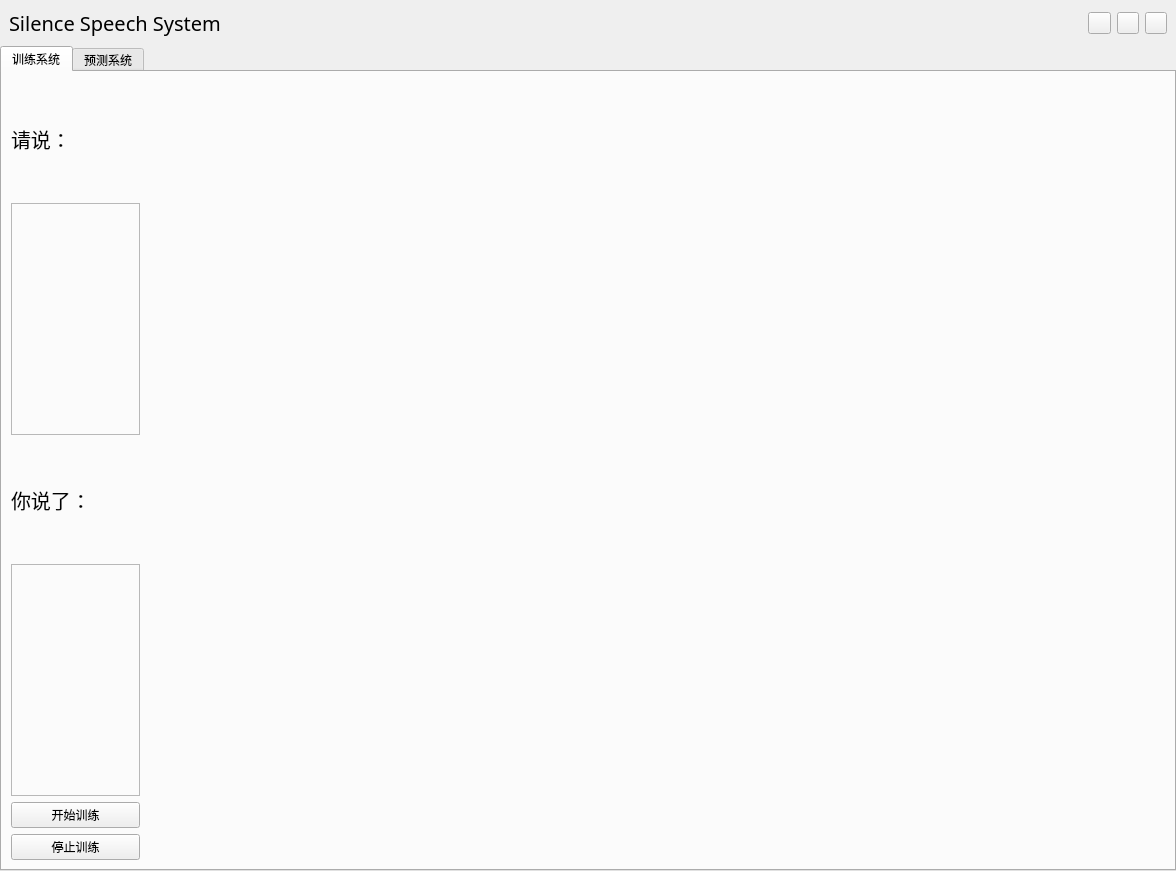
<?xml version="1.0" encoding="UTF-8"?>
<ui version="4.0">
 <class>MainWindow</class>
 <widget class="QMainWindow" name="MainWindow">
  <property name="geometry">
   <rect>
    <x>0</x>
    <y>0</y>
    <width>1176</width>
    <height>871</height>
   </rect>
  </property>
  <property name="sizePolicy">
   <sizepolicy hsizetype="Fixed" vsizetype="Fixed">
    <horstretch>0</horstretch>
    <verstretch>0</verstretch>
   </sizepolicy>
  </property>
  <property name="windowTitle">
   <string>Scilence Speech System</string>
  </property>
  <widget class="QWidget" name="centralwidget">
   <layout class="QHBoxLayout" name="horizontalLayout_2">
    <property name="spacing">
     <number>0</number>
    </property>
    <property name="leftMargin">
     <number>0</number>
    </property>
    <property name="topMargin">
     <number>0</number>
    </property>
    <property name="rightMargin">
     <number>0</number>
    </property>
    <property name="bottomMargin">
     <number>0</number>
    </property>
    <item>
     <layout class="QGridLayout" name="mainGridLayout" rowstretch="1,30" columnstretch="1,1">
      <property name="sizeConstraint">
       <enum>QLayout::SetMaximumSize</enum>
      </property>
      <property name="spacing">
       <number>0</number>
      </property>
      <item row="0" column="0">
       <widget class="QWidget" name="TitleWidget" native="true">
        <layout class="QHBoxLayout" name="horizontalLayout_3">
         <item>
          <widget class="QLabel" name="titlelabel">
           <property name="font">
            <font>
             <family>黑体</family>
             <pointsize>15</pointsize>
            </font>
           </property>
           <property name="toolTip">
            <string>&lt;html&gt;&lt;head/&gt;&lt;body&gt;&lt;p&gt;&lt;br/&gt;&lt;/p&gt;&lt;/body&gt;&lt;/html&gt;</string>
           </property>
           <property name="autoFillBackground">
            <bool>false</bool>
           </property>
           <property name="text">
            <string>Silence Speech System</string>
           </property>
           <property name="alignment">
            <set>Qt::AlignLeading|Qt::AlignLeft|Qt::AlignVCenter</set>
           </property>
          </widget>
         </item>
        </layout>
       </widget>
      </item>
      <item row="0" column="1">
       <widget class="QWidget" name="shutWidget" native="true">
        <property name="enabled">
         <bool>true</bool>
        </property>
        <property name="sizePolicy">
         <sizepolicy hsizetype="Preferred" vsizetype="Preferred">
          <horstretch>0</horstretch>
          <verstretch>0</verstretch>
         </sizepolicy>
        </property>
        <property name="minimumSize">
         <size>
          <width>100</width>
          <height>20</height>
         </size>
        </property>
        <property name="baseSize">
         <size>
          <width>100</width>
          <height>50</height>
         </size>
        </property>
        <layout class="QHBoxLayout" name="horizontalLayout" stretch="1,1,1">
         <property name="leftMargin">
          <number>500</number>
         </property>
         <item>
          <widget class="QPushButton" name="miniButton">
           <property name="text">
            <string/>
           </property>
          </widget>
         </item>
         <item>
          <widget class="QPushButton" name="visitButton">
           <property name="text">
            <string/>
           </property>
          </widget>
         </item>
         <item>
          <widget class="QPushButton" name="closeButton">
           <property name="text">
            <string/>
           </property>
          </widget>
         </item>
        </layout>
       </widget>
      </item>
      <item row="1" column="0" colspan="2">
       <widget class="QTabWidget" name="tabWidget">
        <property name="tabPosition">
         <enum>QTabWidget::North</enum>
        </property>
        <property name="tabShape">
         <enum>QTabWidget::Rounded</enum>
        </property>
        <property name="currentIndex">
         <number>0</number>
        </property>
        <property name="elideMode">
         <enum>Qt::ElideNone</enum>
        </property>
        <property name="usesScrollButtons">
         <bool>false</bool>
        </property>
        <property name="documentMode">
         <bool>false</bool>
        </property>
        <widget class="QWidget" name="trainWidget">
         <attribute name="title">
          <string>训练系统</string>
         </attribute>
         <layout class="QGridLayout" name="gridLayout">
          <property name="leftMargin">
           <number>0</number>
          </property>
          <property name="topMargin">
           <number>0</number>
          </property>
          <property name="rightMargin">
           <number>0</number>
          </property>
          <property name="bottomMargin">
           <number>0</number>
          </property>
          <property name="spacing">
           <number>0</number>
          </property>
          <item row="0" column="0">
           <layout class="QGridLayout" name="gridLayout_2" columnstretch="1,7">
            <property name="spacing">
             <number>0</number>
            </property>
            <item row="0" column="0">
             <widget class="QWidget" name="trainLeftWidget" native="true">
              <property name="sizePolicy">
               <sizepolicy hsizetype="Minimum" vsizetype="Preferred">
                <horstretch>0</horstretch>
                <verstretch>0</verstretch>
               </sizepolicy>
              </property>
              <property name="minimumSize">
               <size>
                <width>100</width>
                <height>719</height>
               </size>
              </property>
              <property name="baseSize">
               <size>
                <width>100</width>
                <height>0</height>
               </size>
              </property>
              <layout class="QVBoxLayout" name="verticalLayout_4">
               <item>
                <layout class="QVBoxLayout" name="verticalLayout" stretch="1,2,1,2,0,1">
                 <item>
                  <widget class="QLabel" name="label_1">
                   <property name="font">
                    <font>
                     <pointsize>15</pointsize>
                     <weight>50</weight>
                     <bold>false</bold>
                    </font>
                   </property>
                   <property name="text">
                    <string>请说：</string>
                   </property>
                  </widget>
                 </item>
                 <item>
                  <widget class="QLabel" name="showLabel_1">
                   <property name="font">
                    <font>
                     <pointsize>35</pointsize>
                     <weight>75</weight>
                     <bold>true</bold>
                    </font>
                   </property>
                   <property name="frameShape">
                    <enum>QFrame::StyledPanel</enum>
                   </property>
                   <property name="frameShadow">
                    <enum>QFrame::Plain</enum>
                   </property>
                   <property name="text">
                    <string/>
                   </property>
                   <property name="alignment">
                    <set>Qt::AlignCenter</set>
                   </property>
                   <property name="wordWrap">
                    <bool>false</bool>
                   </property>
                  </widget>
                 </item>
                 <item>
                  <widget class="QLabel" name="label_2">
                   <property name="font">
                    <font>
                     <pointsize>15</pointsize>
                    </font>
                   </property>
                   <property name="text">
                    <string>你说了：</string>
                   </property>
                  </widget>
                 </item>
                 <item>
                  <widget class="QLabel" name="showLabel_2">
                   <property name="font">
                    <font>
                     <pointsize>35</pointsize>
                     <weight>75</weight>
                     <bold>true</bold>
                    </font>
                   </property>
                   <property name="frameShape">
                    <enum>QFrame::StyledPanel</enum>
                   </property>
                   <property name="frameShadow">
                    <enum>QFrame::Plain</enum>
                   </property>
                   <property name="text">
                    <string/>
                   </property>
                   <property name="alignment">
                    <set>Qt::AlignCenter</set>
                   </property>
                   <property name="wordWrap">
                    <bool>false</bool>
                   </property>
                  </widget>
                 </item>
                 <item>
                  <widget class="QPushButton" name="startTrain">
                   <property name="text">
                    <string>开始训练</string>
                   </property>
                  </widget>
                 </item>
                 <item>
                  <widget class="QPushButton" name="stopTrain">
                   <property name="text">
                    <string>停止训练</string>
                   </property>
                  </widget>
                 </item>
                </layout>
               </item>
              </layout>
             </widget>
            </item>
            <item row="0" column="1">
             <widget class="QWidget" name="trainRightwidget" native="true">
              <layout class="QGridLayout" name="gridLayout_4">
               <property name="leftMargin">
                <number>0</number>
               </property>
               <property name="topMargin">
                <number>0</number>
               </property>
               <property name="rightMargin">
                <number>0</number>
               </property>
               <property name="bottomMargin">
                <number>0</number>
               </property>
               <property name="spacing">
                <number>0</number>
               </property>
               <item row="0" column="0">
                <widget class="QLabel" name="videoTrainLabel">
                 <property name="text">
                  <string/>
                 </property>
                </widget>
               </item>
              </layout>
             </widget>
            </item>
           </layout>
          </item>
         </layout>
        </widget>
        <widget class="QWidget" name="preWidget">
         <attribute name="title">
          <string>预测系统</string>
         </attribute>
         <layout class="QGridLayout" name="gridLayout_5">
          <property name="leftMargin">
           <number>0</number>
          </property>
          <property name="topMargin">
           <number>0</number>
          </property>
          <property name="rightMargin">
           <number>0</number>
          </property>
          <property name="bottomMargin">
           <number>0</number>
          </property>
          <property name="spacing">
           <number>0</number>
          </property>
          <item row="0" column="0">
           <layout class="QGridLayout" name="gridLayout_3" columnstretch="1,6,1">
            <property name="spacing">
             <number>0</number>
            </property>
            <item row="0" column="0">
             <widget class="QWidget" name="preLeftWidget" native="true">
              <layout class="QVBoxLayout" name="verticalLayout_5">
               <item>
                <layout class="QVBoxLayout" name="verticalLayout_2" stretch="1,7,2,2">
                 <item>
                  <widget class="QLabel" name="selectLabel">
                   <property name="font">
                    <font>
                     <pointsize>15</pointsize>
                    </font>
                   </property>
                   <property name="text">
                    <string>请选择：</string>
                   </property>
                  </widget>
                 </item>
                 <item>
                  <widget class="QListWidget" name="listPreWidget">
                   <item>
                    <property name="text">
                     <string>1</string>
                    </property>
                    <property name="font">
                     <font>
                      <family>Agency FB</family>
                      <pointsize>48</pointsize>
                      <weight>75</weight>
                      <bold>true</bold>
                     </font>
                    </property>
                    <property name="textAlignment">
                     <set>AlignCenter</set>
                    </property>
                   </item>
                   <item>
                    <property name="text">
                     <string>5</string>
                    </property>
                    <property name="font">
                     <font>
                      <family>Agency FB</family>
                      <pointsize>48</pointsize>
                      <weight>75</weight>
                      <bold>true</bold>
                     </font>
                    </property>
                    <property name="textAlignment">
                     <set>AlignCenter</set>
                    </property>
                   </item>
                   <item>
                    <property name="text">
                     <string>8</string>
                    </property>
                    <property name="font">
                     <font>
                      <family>Agency FB</family>
                      <pointsize>48</pointsize>
                      <weight>75</weight>
                      <bold>true</bold>
                     </font>
                    </property>
                    <property name="textAlignment">
                     <set>AlignCenter</set>
                    </property>
                   </item>
                  </widget>
                 </item>
                 <item>
                  <widget class="QPushButton" name="startPreButton">
                   <property name="text">
                    <string>启动</string>
                   </property>
                  </widget>
                 </item>
                 <item>
                  <widget class="QPushButton" name="stopPreButton">
                   <property name="text">
                    <string>停止</string>
                   </property>
                  </widget>
                 </item>
                </layout>
               </item>
              </layout>
             </widget>
            </item>
            <item row="0" column="1">
             <widget class="QWidget" name="preMidWidget" native="true">
              <layout class="QGridLayout" name="gridLayout_6">
               <property name="leftMargin">
                <number>0</number>
               </property>
               <property name="topMargin">
                <number>0</number>
               </property>
               <property name="rightMargin">
                <number>0</number>
               </property>
               <property name="bottomMargin">
                <number>0</number>
               </property>
               <property name="spacing">
                <number>0</number>
               </property>
               <item row="0" column="0">
                <widget class="QLabel" name="videoPrelabel">
                 <property name="text">
                  <string/>
                 </property>
                </widget>
               </item>
              </layout>
             </widget>
            </item>
            <item row="0" column="2">
             <widget class="QWidget" name="preRightWidget" native="true">
              <layout class="QVBoxLayout" name="verticalLayout_6">
               <property name="leftMargin">
                <number>9</number>
               </property>
               <item>
                <layout class="QVBoxLayout" name="verticalLayout_3">
                 <property name="spacing">
                  <number>0</number>
                 </property>
                 <item>
                  <widget class="QLabel" name="preLabel">
                   <property name="font">
                    <font>
                     <pointsize>15</pointsize>
                    </font>
                   </property>
                   <property name="text">
                    <string>实时预测：</string>
                   </property>
                  </widget>
                 </item>
                 <item>
                  <widget class="QLabel" name="preNumLabel">
                   <property name="sizePolicy">
                    <sizepolicy hsizetype="Preferred" vsizetype="Preferred">
                     <horstretch>0</horstretch>
                     <verstretch>0</verstretch>
                    </sizepolicy>
                   </property>
                   <property name="font">
                    <font>
                     <family>Agency FB</family>
                     <pointsize>48</pointsize>
                    </font>
                   </property>
                   <property name="frameShape">
                    <enum>QFrame::StyledPanel</enum>
                   </property>
                   <property name="frameShadow">
                    <enum>QFrame::Plain</enum>
                   </property>
                   <property name="text">
                    <string/>
                   </property>
                   <property name="alignment">
                    <set>Qt::AlignCenter</set>
                   </property>
                  </widget>
                 </item>
                </layout>
               </item>
              </layout>
             </widget>
            </item>
           </layout>
          </item>
         </layout>
        </widget>
       </widget>
      </item>
     </layout>
    </item>
   </layout>
  </widget>
 </widget>
 <resources/>
 <connections/>
</ui>
